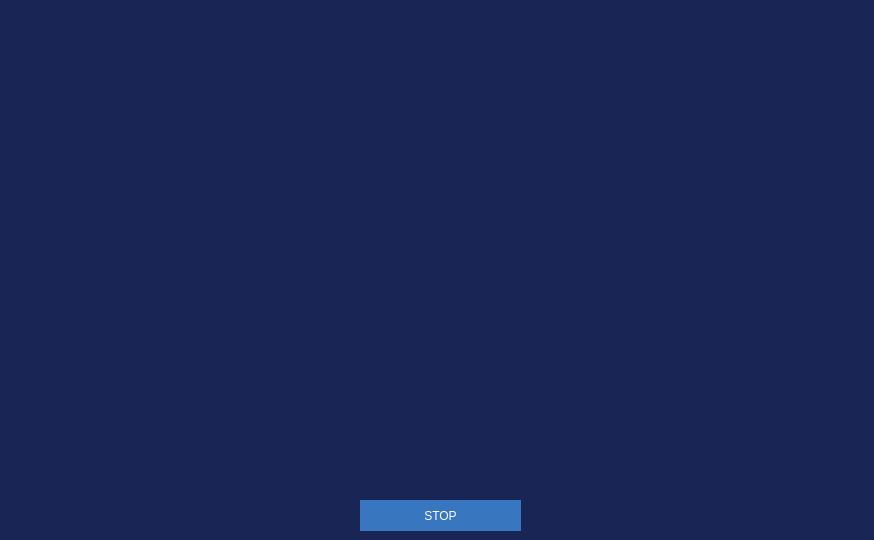
<?xml version="1.0" encoding="UTF-8"?>
<ui version="4.0">
 <class>MainWindow</class>
 <widget class="QMainWindow" name="MainWindow">
  <property name="geometry">
   <rect>
    <x>0</x>
    <y>0</y>
    <width>874</width>
    <height>540</height>
   </rect>
  </property>
  <property name="minimumSize">
   <size>
    <width>874</width>
    <height>530</height>
   </size>
  </property>
  <property name="maximumSize">
   <size>
    <width>874</width>
    <height>540</height>
   </size>
  </property>
  <property name="windowTitle">
   <string>CCTV Surviellence Systum</string>
  </property>
  <widget class="QWidget" name="centralwidget">
   <property name="styleSheet">
    <string notr="true">background-color:rgb(25, 38, 85);
</string>
   </property>
   <widget class="QLabel" name="label_detection">
    <property name="geometry">
     <rect>
      <x>10</x>
      <y>10</y>
      <width>854</width>
      <height>480</height>
     </rect>
    </property>
    <property name="text">
     <string/>
    </property>
   </widget>
   <widget class="QPushButton" name="stop_detection_button">
    <property name="geometry">
     <rect>
      <x>360</x>
      <y>500</y>
      <width>161</width>
      <height>31</height>
     </rect>
    </property>
    <property name="styleSheet">
     <string notr="true">font: 14pt &quot;Haettenschweiler&quot;;
color:rgb(255, 255, 255);
background-color:rgb(56, 118, 191);
border-radius:45px;</string>
    </property>
    <property name="text">
     <string>STOP</string>
    </property>
   </widget>
  </widget>
 </widget>
 <resources/>
 <connections/>
</ui>
